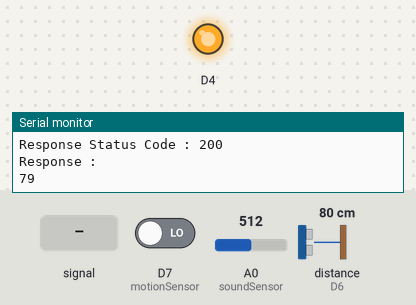
This sketch was run on a simulated ESP8266 (NodeMCU). On the bench: output pins drawn as LEDs (lit = HIGH), the last lines printed to the serial monitor. Wiring (inferred from the names in the program): ultrasonic range finder: trigger D5; echo D6. Inputs (shaded band) come from the test bench; at power-on: distance to the obstacle (sensor on D6) 80 cm, D7 (motionSensor) LOW, A0 (soundSensor) = 512. The echo pulse lasts 58.3 µs per cm; WiFi joins after 1.5 s; servers stay silent unless stated; uploads are accepted with an empty reply; pins used as bus, display or sensor lines are not drawn.

Above: at 3.2 s.
3.3 s: A0 (soundSensor) fed a 200 Hz sine of ±81 counts around its level
At 5.6 s:
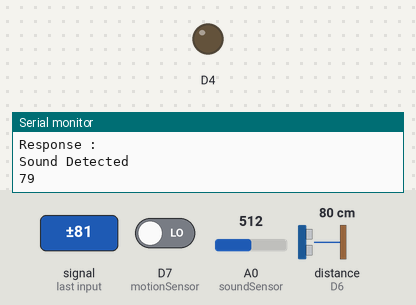
5.9 s: distance to the obstacle (sensor on D6) set to 2 cm
At 6.5 s:
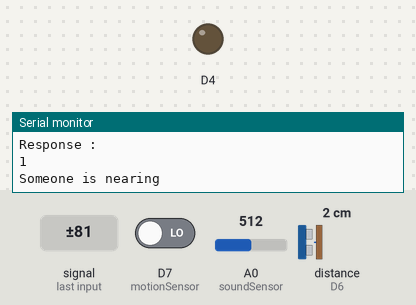
Timing chart, 0 to 8.9 s (numbered marks = the images above; inputs shaded):
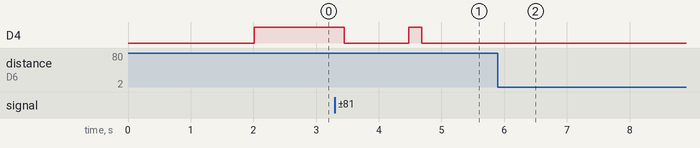

The sketch:

Smart_Security_System.ino
```cpp
#include <ESP8266WiFi.h>
#include <ESP8266HTTPClient.h>
#include <WiFiClient.h>
#include <ArduinoJson.h>

const char* ssid = "Nothing";
const char* password = "Theriyadhu.";

HTTPClient http;
WiFiClient client;

const int motionSensor = D7;
const int soundSensor = A0;
const int trigPin = D5;
const int echoPin = D6;

int currSoundVal, prevSoundVal;
int currDistance, prevDistance;

int isMotionDetected() {
  return digitalRead(motionSensor) == HIGH;
}


int getDistance() {
  int distance, duration;
  digitalWrite(trigPin, LOW);
  delayMicroseconds(2);

  digitalWrite(trigPin, HIGH);
  delayMicroseconds(10);
  digitalWrite(trigPin, LOW);

  duration = pulseIn(echoPin, HIGH);
  distance= duration*0.034/2;

  return distance;
}


int getSound() {
  return analogRead(soundSensor);
}


void setupMotionSensor() {
  pinMode(motionSensor, INPUT);
}


void setupUltraSonicSensor() {
  pinMode(trigPin, OUTPUT);
  pinMode(echoPin, INPUT);
  prevDistance = getDistance();
}


void setupSoundSensor() {
  pinMode(soundSensor, INPUT);
  prevSoundVal = getSound();
}


void setupWifi() {
  WiFi.begin(ssid, password);
  while ( WiFi.status() != WL_CONNECTED ) {
    delay(1000);
    Serial.println("Connecting to WiFi...");
  }
}


int isSoundDetected() {
  currSoundVal = getSound();
  if ( !( prevSoundVal - 10 < currSoundVal && prevSoundVal + 10 > currSoundVal ) ) {
    prevSoundVal = currSoundVal;
    return 1;
  }
  return 0;
}

int isDistanceDetected(int tmp) {
  /* currDistance = getDistance();
  //currDistance = tmp > 0 ? tmp : currDistance;
  Serial.print(prevDistance);
  Serial.print(" ");
  Serial.println(currDistance); */
  //int tmp = getDistance();
  Serial.println(tmp);
  //if ( !( prevDistance - 10 < currDistance && prevDistance + 10 > currDistance ) ) {
  if ( ( tmp > 0 && tmp < 20 ) ) {
    //prevDistance = currDistance;
    return 1;
  }
  //prevDistance = currDistance;
  return 0;
}


void postRequest(int motionDetected, int sound, int soundDetected, int distance, int distanceDetected) {
  StaticJsonDocument<200> doc;
  doc["motionDetected"] = motionDetected;
  doc["sound"] = sound;
  doc["soundDetected"] = soundDetected;
  doc["distance"] = distance;
  doc["distanceDetected"] = distanceDetected;
  String json;
  serializeJson(doc, json);

  http.begin(client, "http://192.168.139.214:5000");
  http.addHeader("Content-Type", "application/json");
  int code = http.POST(json);
  Serial.print("Response Status Code : ");
  Serial.println(code);
  if ( code == 200 ) {
    Serial.print("Response : ");
    Serial.println(http.getString());
  } else {
    Serial.print("Some Error occurred - Response : ");
    Serial.println(http.getString());
  }
  http.end();
  //delay(10000);
}


void setup() {
  Serial.begin(9600);
  setupMotionSensor();
  setupUltraSonicSensor();
  setupSoundSensor();
  setupWifi();
  pinMode(D4, OUTPUT);
}


void loop() {
  int motionDetected = 0, soundDetected = 0, distanceDetected = 0;
  int sound, distance;
  int led = 0;

  if ( isMotionDetected() ) {
    Serial.println("Motion Detected!!!");
    digitalWrite(D4, LOW);
    motionDetected = 1;
    led = 1;
  }

  sound = getSound();
  if ( isSoundDetected() ) {
    Serial.println("Sound Detected");
    digitalWrite(D4, LOW);
    soundDetected = 1;
    led = 1;
  }

  distance = getDistance();
  if ( isDistanceDetected(distance) ) {
    Serial.println("Someone is nearing");
    digitalWrite(D4, LOW);
    distanceDetected = 1;
    led = 1;
  }

  if ( !led ) digitalWrite(D4, HIGH);

  postRequest(motionDetected, sound, soundDetected, distance, distanceDetected);

  //delay(250);

}
```

Measured:
- after the input at 3.3 s, D4: HIGH → LOW after 0.15 s, → HIGH 1.0 s later, → LOW 0.20 s later
- after the input at 5.9 s, D4: stops changing and stays LOW
